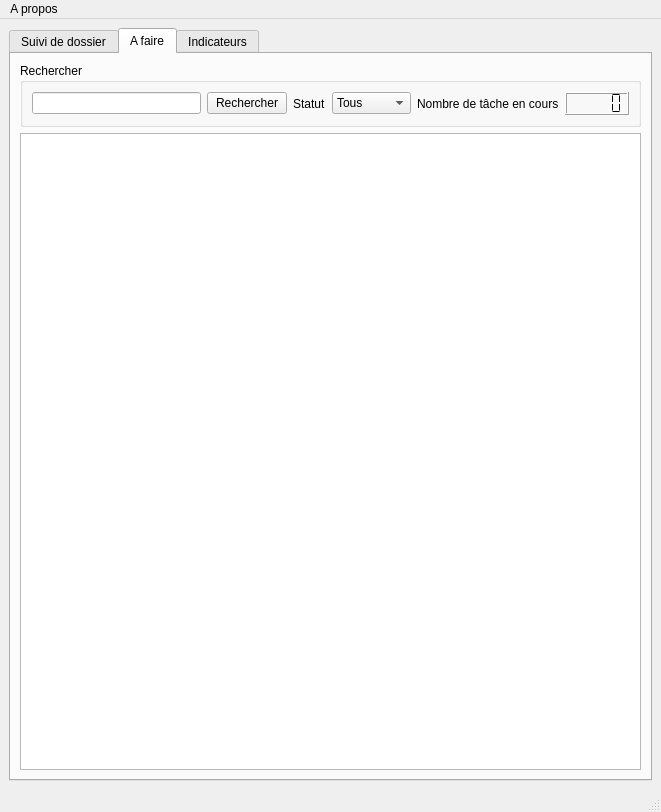
<?xml version="1.0" encoding="UTF-8"?>
<ui version="4.0">
 <class>MainWindow</class>
 <widget class="QMainWindow" name="MainWindow">
  <property name="windowModality">
   <enum>Qt::NonModal</enum>
  </property>
  <property name="geometry">
   <rect>
    <x>0</x>
    <y>0</y>
    <width>661</width>
    <height>812</height>
   </rect>
  </property>
  <property name="windowTitle">
   <string>ChamCrack</string>
  </property>
  <widget class="QWidget" name="centralwidget">
   <layout class="QHBoxLayout" name="horizontalLayout">
    <item>
     <widget class="QTabWidget" name="tabWidget">
      <property name="tabShape">
       <enum>QTabWidget::Rounded</enum>
      </property>
      <property name="currentIndex">
       <number>1</number>
      </property>
      <widget class="QWidget" name="tab">
       <attribute name="title">
        <string>Suivi de dossier</string>
       </attribute>
       <layout class="QGridLayout" name="gridLayout">
        <item row="2" column="0" colspan="3">
         <widget class="QTableView" name="tabledesdossiers">
          <property name="frameShape">
           <enum>QFrame::StyledPanel</enum>
          </property>
          <attribute name="horizontalHeaderStretchLastSection">
           <bool>false</bool>
          </attribute>
         </widget>
        </item>
        <item row="0" column="2">
         <widget class="QPushButton" name="addNewCase">
          <property name="text">
           <string>Ajouter un dossier</string>
          </property>
         </widget>
        </item>
        <item row="0" column="1">
         <widget class="QGroupBox" name="groupBox_2">
          <property name="sizePolicy">
           <sizepolicy hsizetype="Preferred" vsizetype="Preferred">
            <horstretch>0</horstretch>
            <verstretch>0</verstretch>
           </sizepolicy>
          </property>
          <property name="title">
           <string>Filter</string>
          </property>
          <layout class="QGridLayout" name="gridLayout_3">
           <item row="0" column="0">
            <widget class="QCheckBox" name="checkboxdisplayClosDossier">
             <property name="text">
              <string>Voir les dossiers clos</string>
             </property>
            </widget>
           </item>
          </layout>
         </widget>
        </item>
        <item row="0" column="0" rowspan="2">
         <widget class="QGroupBox" name="groupBox">
          <property name="title">
           <string>Rechercher</string>
          </property>
          <layout class="QHBoxLayout" name="horizontalLayout_3">
           <item>
            <widget class="QLineEdit" name="searchcontent">
             <property name="sizePolicy">
              <sizepolicy hsizetype="Preferred" vsizetype="Fixed">
               <horstretch>0</horstretch>
               <verstretch>0</verstretch>
              </sizepolicy>
             </property>
            </widget>
           </item>
           <item>
            <widget class="QPushButton" name="searchbutton">
             <property name="sizePolicy">
              <sizepolicy hsizetype="Fixed" vsizetype="Fixed">
               <horstretch>0</horstretch>
               <verstretch>0</verstretch>
              </sizepolicy>
             </property>
             <property name="text">
              <string>Rechercher</string>
             </property>
             <property name="autoDefault">
              <bool>true</bool>
             </property>
             <property name="default">
              <bool>false</bool>
             </property>
            </widget>
           </item>
          </layout>
         </widget>
        </item>
       </layout>
      </widget>
      <widget class="QWidget" name="tab_2">
       <attribute name="title">
        <string>A faire</string>
       </attribute>
       <layout class="QVBoxLayout" name="verticalLayout">
        <item>
         <widget class="QGroupBox" name="groupBox_3">
          <property name="title">
           <string>Rechercher</string>
          </property>
          <layout class="QGridLayout" name="gridLayout_2">
           <item row="0" column="7">
            <widget class="QLCDNumber" name="TacheEnCours">
             <property name="segmentStyle">
              <enum>QLCDNumber::Flat</enum>
             </property>
            </widget>
           </item>
           <item row="0" column="1">
            <widget class="QLineEdit" name="recherchetaskvalue"/>
           </item>
           <item row="0" column="4">
            <widget class="QLabel" name="label">
             <property name="text">
              <string>Statut</string>
             </property>
            </widget>
           </item>
           <item row="0" column="3">
            <widget class="QPushButton" name="doatasksearch">
             <property name="text">
              <string>Rechercher</string>
             </property>
            </widget>
           </item>
           <item row="0" column="5">
            <widget class="QComboBox" name="statusfiltertask">
             <item>
              <property name="text">
               <string>Tous</string>
              </property>
             </item>
             <item>
              <property name="text">
               <string>A Faire</string>
              </property>
             </item>
             <item>
              <property name="text">
               <string>Réalisée</string>
              </property>
             </item>
            </widget>
           </item>
           <item row="0" column="6">
            <widget class="QLabel" name="label_2">
             <property name="text">
              <string>Nombre de tâche en cours</string>
             </property>
            </widget>
           </item>
          </layout>
         </widget>
        </item>
        <item>
         <widget class="QTableView" name="listedeRDV"/>
        </item>
       </layout>
      </widget>
      <widget class="QWidget" name="ReportTab">
       <attribute name="title">
        <string>Indicateurs</string>
       </attribute>
       <widget class="QProgressBar" name="progressBar">
        <property name="geometry">
         <rect>
          <x>20</x>
          <y>60</y>
          <width>1131</width>
          <height>21</height>
         </rect>
        </property>
        <property name="value">
         <number>24</number>
        </property>
       </widget>
       <widget class="QProgressBar" name="StatusTasks">
        <property name="geometry">
         <rect>
          <x>20</x>
          <y>140</y>
          <width>1131</width>
          <height>21</height>
         </rect>
        </property>
        <property name="value">
         <number>24</number>
        </property>
       </widget>
      </widget>
     </widget>
    </item>
   </layout>
  </widget>
  <widget class="QStatusBar" name="statusbar"/>
  <widget class="QMenuBar" name="menubar">
   <property name="geometry">
    <rect>
     <x>0</x>
     <y>0</y>
     <width>661</width>
     <height>21</height>
    </rect>
   </property>
   <widget class="QMenu" name="menuA_propos">
    <property name="tearOffEnabled">
     <bool>true</bool>
    </property>
    <property name="title">
     <string>A propos</string>
    </property>
   </widget>
   <addaction name="menuA_propos"/>
  </widget>
 </widget>
 <resources/>
 <connections/>
</ui>
